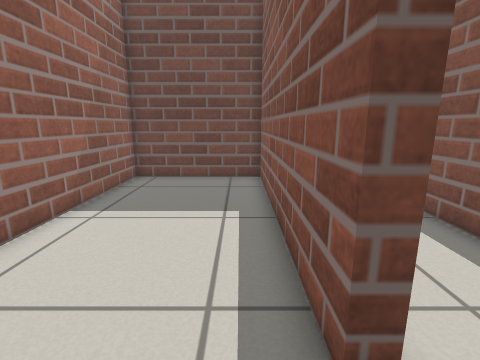
View 1 (above)

18 first-person views from a walk through a robot-simulator world made for Gazebo. The camera is 0.69 m above the floor, tilts 12° down and sees 85° across. The floor is counted in squares, 0.25 m on a side. Each view is taken from the middle of a square. On the plan, view 1 faces up. The plan holds only what a view shows up to about 18 squares ahead; the rest is blank.

View 2
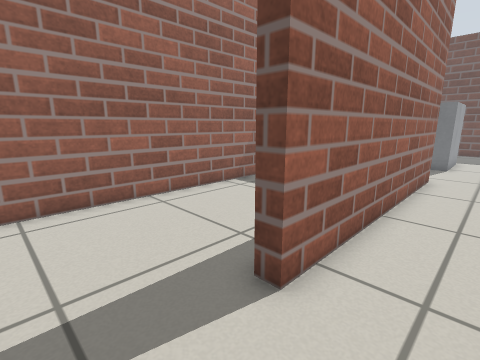

View 3
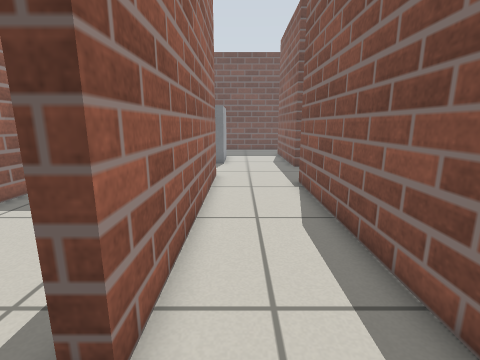

View 4
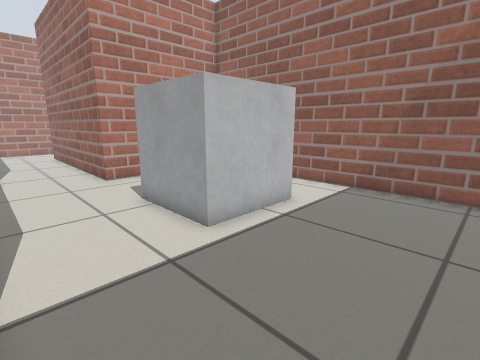

View 5
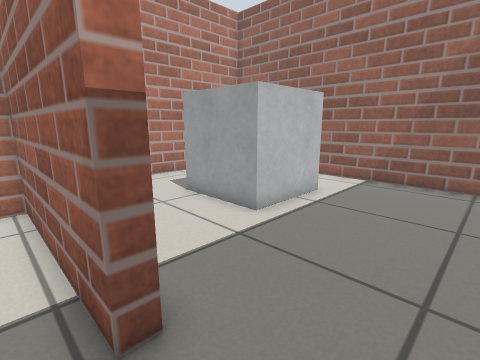

View 6
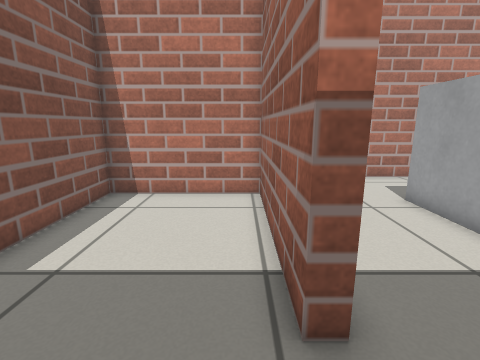

View 7
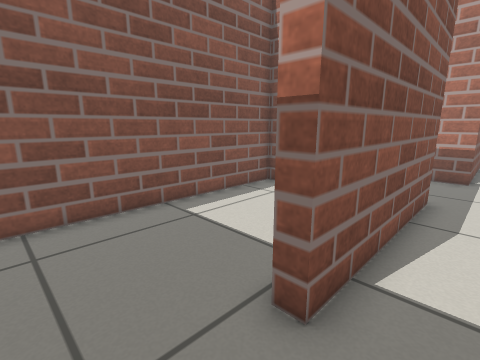

View 8
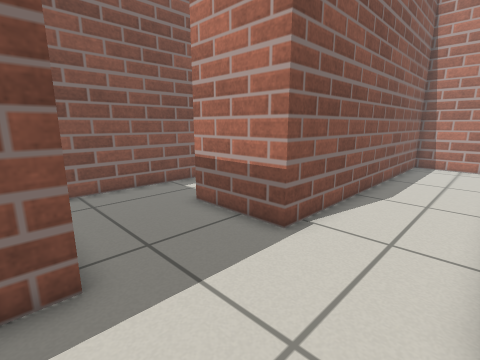

View 9
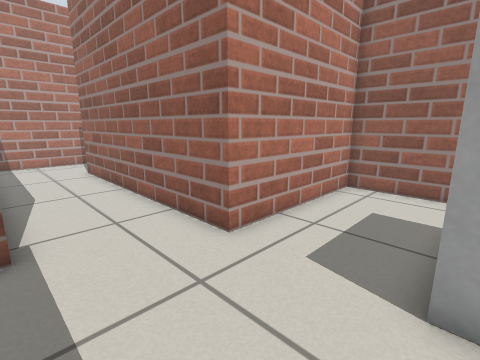

View 10
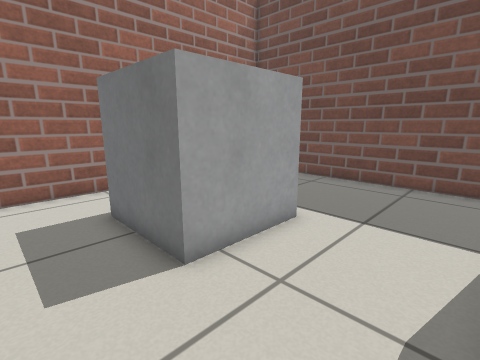

View 11
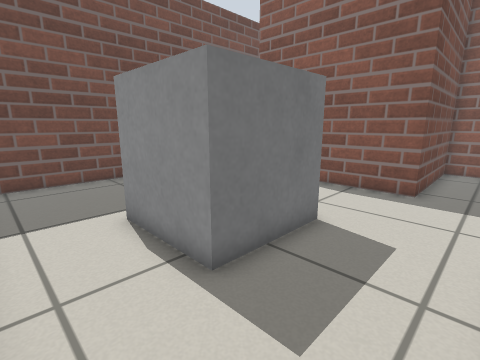

View 12
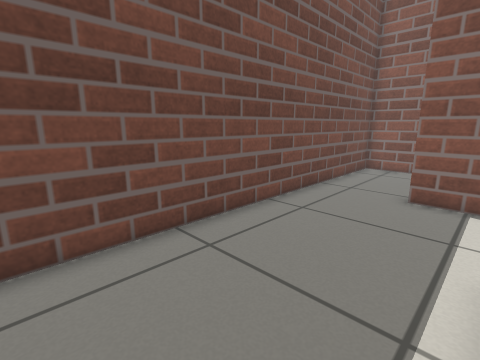

View 13
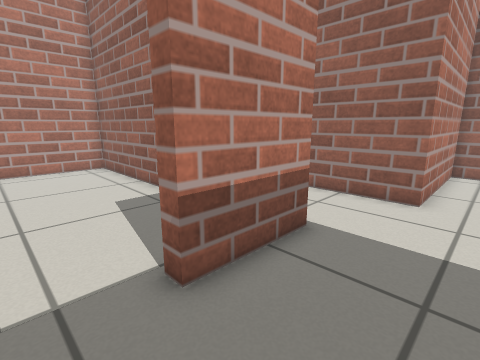

View 14
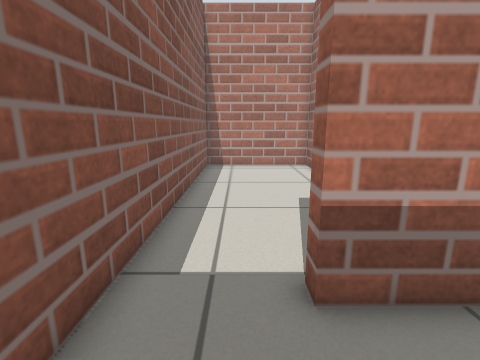

View 15
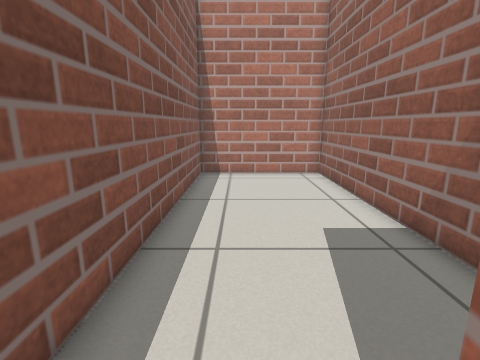

View 16
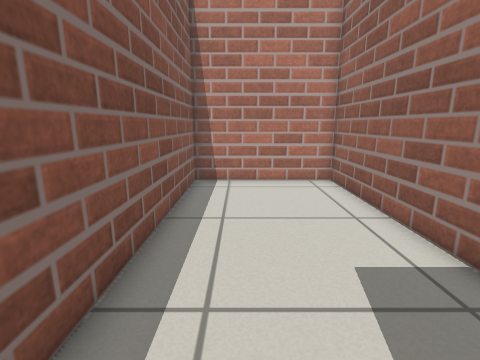

View 17
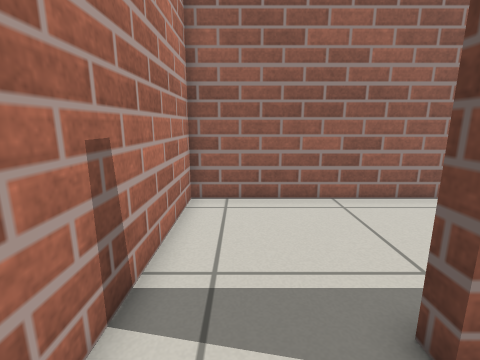

View 18
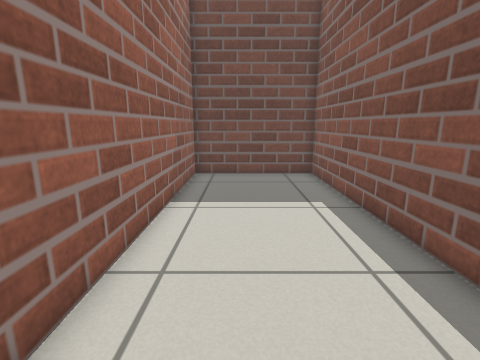

### Floor plan
Key: @ floor where view 1 was taken; # wall or solid block; . floor; B grey box.
Columns run from 6 left of view 1 to 13 right of it. Each row starts with its distance up from view 1.
 29 ####################
 28 #..................#
 27 #..................#
 26 #..................#
 25 #............#.....#
 24 #............#.....#
 23 #............#.....#
 22 #...BBBBB....#.....#
 21 #...B   B....#.....#
 20 #...B   B....#.....#
 19 #...BBBBB....#.....#
 18 #............#######
 17 #............#######
 16 #..................#
 15 #..................#
 14 #########..........#
 13 #......##..........#
 12 #......##...####...#
 11 #......##...#  ....#
 10 #......##...# .....#
  9 #......##...#......#
  8 #......##...#......#
  7 #......##...#......#
  6 #......##...#......#
  5 #......##...#......#
  4 #......##...#......#
  3 #......##...#......#
  2 #...........#......#
  1 #...........#......#
  0 #.....@.....#......#
 -1 #...........#......#
 -2 ####################

Where each view was taken, in squares from view 1:
view 1: 0 up, 0 right, facing up
view 2: 1 down, 4 right, facing up-left
view 3: 0 up, 3 right, facing up
view 4: 28 up, 6 right, facing down-left
view 5: 28 up, 8 right, facing down-left
view 6: 28 up, 8 right, facing down
view 7: 28 up, 5 right, facing down-right
view 8: 18 up, 2 right, facing down-right
view 9: 19 up, 6 right, facing down-left
view 10: 16 up, 6 right, facing up-left
view 11: 15 up, 5 left, facing up-right
view 12: 23 up, 4 left, facing up-right
view 13: 16 up, 12 right, facing down-left
view 14: 16 up, 11 right, facing down
view 15: 13 up, 11 right, facing down
view 16: 11 up, 11 right, facing down
view 17: 0 up, 4 right, facing left
view 18: 1 down, 3 left, facing up
